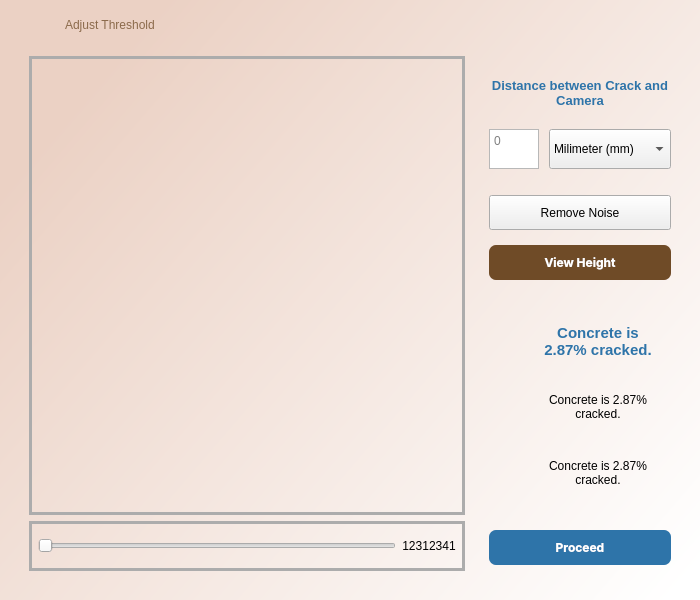
<?xml version="1.0" encoding="UTF-8"?>
<ui version="4.0">
 <class>Dialog</class>
 <widget class="QDialog" name="Dialog">
  <property name="geometry">
   <rect>
    <x>0</x>
    <y>0</y>
    <width>700</width>
    <height>600</height>
   </rect>
  </property>
  <property name="minimumSize">
   <size>
    <width>700</width>
    <height>600</height>
   </size>
  </property>
  <property name="maximumSize">
   <size>
    <width>700</width>
    <height>600</height>
   </size>
  </property>
  <property name="windowTitle">
   <string>Dialog</string>
  </property>
  <property name="styleSheet">
   <string notr="true">#Dialog{
background-color: qlineargradient(spread:pad, x1:0.045, y1:0.261, x2:0.988636, y2:0.955, stop:0 rgba(235, 209, 196, 255), stop:1 rgba(255, 255, 255, 255));
width: fit-content;
                                heigth: fit-content;
                                 block-size: fit-content;
} </string>
  </property>
  <layout class="QVBoxLayout" name="verticalLayout">
   <property name="topMargin">
    <number>0</number>
   </property>
   <item>
    <widget class="QWidget" name="widget_2" native="true">
     <property name="minimumSize">
      <size>
       <width>0</width>
       <height>50</height>
      </size>
     </property>
     <property name="maximumSize">
      <size>
       <width>16777215</width>
       <height>50</height>
      </size>
     </property>
     <layout class="QHBoxLayout" name="horizontalLayout_5">
      <property name="topMargin">
       <number>0</number>
      </property>
      <property name="rightMargin">
       <number>0</number>
      </property>
      <property name="bottomMargin">
       <number>0</number>
      </property>
      <item>
       <widget class="QLabel" name="label_5">
        <property name="minimumSize">
         <size>
          <width>30</width>
          <height>30</height>
         </size>
        </property>
        <property name="maximumSize">
         <size>
          <width>30</width>
          <height>30</height>
         </size>
        </property>
        <property name="styleSheet">
         <string notr="true"/>
        </property>
        <property name="text">
         <string/>
        </property>
        <property name="pixmap">
         <pixmap resource="../images/images.qrc">:/images/slider_1.png</pixmap>
        </property>
        <property name="scaledContents">
         <bool>true</bool>
        </property>
        <property name="alignment">
         <set>Qt::AlignBottom|Qt::AlignLeading|Qt::AlignLeft</set>
        </property>
        <property name="wordWrap">
         <bool>false</bool>
        </property>
        <property name="margin">
         <number>0</number>
        </property>
        <property name="indent">
         <number>23</number>
        </property>
        <property name="openExternalLinks">
         <bool>false</bool>
        </property>
       </widget>
      </item>
      <item>
       <widget class="QWidget" name="widget_7" native="true">
        <property name="minimumSize">
         <size>
          <width>0</width>
          <height>40</height>
         </size>
        </property>
        <property name="maximumSize">
         <size>
          <width>16777215</width>
          <height>40</height>
         </size>
        </property>
        <property name="styleSheet">
         <string notr="true"/>
        </property>
        <layout class="QHBoxLayout" name="horizontalLayout_6" stretch="0,0">
         <property name="spacing">
          <number>9</number>
         </property>
         <property name="leftMargin">
          <number>9</number>
         </property>
         <property name="topMargin">
          <number>0</number>
         </property>
         <property name="rightMargin">
          <number>0</number>
         </property>
         <property name="bottomMargin">
          <number>0</number>
         </property>
         <item>
          <widget class="QLabel" name="label">
           <property name="styleSheet">
            <string notr="true">#label{
	font: 200 17pt &quot;Segoe UI Black&quot;;
    color: rgba(111, 75, 39, 0.77);}</string>
           </property>
           <property name="text">
            <string>Adjust Threshold</string>
           </property>
           <property name="alignment">
            <set>Qt::AlignLeading|Qt::AlignLeft|Qt::AlignVCenter</set>
           </property>
          </widget>
         </item>
         <item>
          <widget class="QPushButton" name="exit">
           <property name="minimumSize">
            <size>
             <width>30</width>
             <height>30</height>
            </size>
           </property>
           <property name="maximumSize">
            <size>
             <width>30</width>
             <height>30</height>
            </size>
           </property>
           <property name="text">
            <string/>
           </property>
           <property name="icon">
            <iconset resource="../images/images.qrc">
             <normaloff>:/images/exit.png</normaloff>:/images/exit.png</iconset>
           </property>
           <property name="flat">
            <bool>true</bool>
           </property>
          </widget>
         </item>
        </layout>
       </widget>
      </item>
     </layout>
    </widget>
   </item>
   <item>
    <widget class="QWidget" name="widget" native="true">
     <layout class="QHBoxLayout" name="horizontalLayout_4">
      <property name="topMargin">
       <number>0</number>
      </property>
      <item>
       <widget class="QWidget" name="widget_6" native="true">
        <property name="sizePolicy">
         <sizepolicy hsizetype="Preferred" vsizetype="Preferred">
          <horstretch>0</horstretch>
          <verstretch>0</verstretch>
         </sizepolicy>
        </property>
        <property name="minimumSize">
         <size>
          <width>393</width>
          <height>0</height>
         </size>
        </property>
        <property name="maximumSize">
         <size>
          <width>16777215</width>
          <height>16777215</height>
         </size>
        </property>
        <property name="styleSheet">
         <string notr="true"/>
        </property>
        <layout class="QVBoxLayout" name="verticalLayout_6">
         <property name="topMargin">
          <number>0</number>
         </property>
         <item>
          <widget class="QWidget" name="widget_8" native="true">
           <property name="styleSheet">
            <string notr="true">#widget_8{
	
border: 3px solid white;
border-color: rgb(172, 172, 172);;
}</string>
           </property>
           <layout class="QVBoxLayout" name="verticalLayout_8">
            <item>
             <widget class="QLabel" name="imageLabel">
              <property name="cursor">
               <cursorShape>CrossCursor</cursorShape>
              </property>
              <property name="styleSheet">
               <string notr="true"/>
              </property>
              <property name="text">
               <string/>
              </property>
              <property name="pixmap">
               <pixmap resource="../images/images.qrc">:/images/img.png</pixmap>
              </property>
              <property name="alignment">
               <set>Qt::AlignCenter</set>
              </property>
             </widget>
            </item>
           </layout>
          </widget>
         </item>
         <item>
          <widget class="QWidget" name="widget_9" native="true">
           <property name="maximumSize">
            <size>
             <width>16777215</width>
             <height>50</height>
            </size>
           </property>
           <property name="styleSheet">
            <string notr="true">#widget_9{
border: 3px solid white;
border-color: rgb(172, 172, 172);;
}</string>
           </property>
           <layout class="QHBoxLayout" name="horizontalLayout_3">
            <item>
             <widget class="QSlider" name="threshold_slider">
              <property name="orientation">
               <enum>Qt::Horizontal</enum>
              </property>
             </widget>
            </item>
            <item>
             <widget class="QLabel" name="thresholderNum">
              <property name="text">
               <string>12312341</string>
              </property>
              <property name="alignment">
               <set>Qt::AlignCenter</set>
              </property>
              <property name="margin">
               <number>2</number>
              </property>
             </widget>
            </item>
           </layout>
          </widget>
         </item>
        </layout>
       </widget>
      </item>
      <item>
       <widget class="QWidget" name="widget_3" native="true">
        <property name="minimumSize">
         <size>
          <width>0</width>
          <height>0</height>
         </size>
        </property>
        <property name="maximumSize">
         <size>
          <width>200</width>
          <height>500</height>
         </size>
        </property>
        <property name="styleSheet">
         <string notr="true"/>
        </property>
        <layout class="QVBoxLayout" name="verticalLayout_7">
         <property name="topMargin">
          <number>0</number>
         </property>
         <property name="bottomMargin">
          <number>0</number>
         </property>
         <item>
          <widget class="QLabel" name="label_2">
           <property name="maximumSize">
            <size>
             <width>16777215</width>
             <height>50</height>
            </size>
           </property>
           <property name="styleSheet">
            <string notr="true">#label_2{
	
color: #2E74A9;
font: bold;
font-size: 13px;
border-bottom-color: rgb(172, 172, 172);;
}</string>
           </property>
           <property name="text">
            <string>Distance between Crack and Camera</string>
           </property>
           <property name="textFormat">
            <enum>Qt::PlainText</enum>
           </property>
           <property name="alignment">
            <set>Qt::AlignCenter</set>
           </property>
           <property name="wordWrap">
            <bool>true</bool>
           </property>
          </widget>
         </item>
         <item>
          <widget class="QWidget" name="widget_10" native="true">
           <property name="maximumSize">
            <size>
             <width>16777215</width>
             <height>50</height>
            </size>
           </property>
           <layout class="QHBoxLayout" name="horizontalLayout_2">
            <property name="spacing">
             <number>10</number>
            </property>
            <property name="leftMargin">
             <number>0</number>
            </property>
            <property name="topMargin">
             <number>0</number>
            </property>
            <property name="rightMargin">
             <number>0</number>
            </property>
            <property name="bottomMargin">
             <number>0</number>
            </property>
            <item>
             <widget class="QTextEdit" name="NumOfDistance">
              <property name="enabled">
               <bool>true</bool>
              </property>
              <property name="minimumSize">
               <size>
                <width>0</width>
                <height>40</height>
               </size>
              </property>
              <property name="maximumSize">
               <size>
                <width>50</width>
                <height>40</height>
               </size>
              </property>
              <property name="acceptDrops">
               <bool>true</bool>
              </property>
              <property name="layoutDirection">
               <enum>Qt::LeftToRight</enum>
              </property>
              <property name="autoFillBackground">
               <bool>false</bool>
              </property>
              <property name="styleSheet">
               <string notr="true">#distanceNum{
font-size:18px;
text-allign:center;
border:1px solid grey;
}</string>
              </property>
              <property name="lineWidth">
               <number>0</number>
              </property>
              <property name="verticalScrollBarPolicy">
               <enum>Qt::ScrollBarAlwaysOff</enum>
              </property>
              <property name="sizeAdjustPolicy">
               <enum>QAbstractScrollArea::AdjustIgnored</enum>
              </property>
              <property name="lineWrapMode">
               <enum>QTextEdit::NoWrap</enum>
              </property>
              <property name="readOnly">
               <bool>false</bool>
              </property>
              <property name="html">
               <string notr="true">&lt;!DOCTYPE HTML PUBLIC &quot;-//W3C//DTD HTML 4.0//EN&quot; &quot;http://www.w3.org/TR/REC-html40/strict.dtd&quot;&gt;
&lt;html&gt;&lt;head&gt;&lt;meta name=&quot;qrichtext&quot; content=&quot;1&quot; /&gt;&lt;meta charset=&quot;utf-8&quot; /&gt;&lt;style type=&quot;text/css&quot;&gt;
p, li { white-space: pre-wrap; }
hr { height: 1px; border-width: 0; }
li.unchecked::marker { content: &quot;\2610&quot;; }
li.checked::marker { content: &quot;\2612&quot;; }
&lt;/style&gt;&lt;/head&gt;&lt;body style=&quot; font-family:'Segoe UI'; font-size:9pt; font-weight:400; font-style:normal;&quot;&gt;
&lt;p style=&quot;-qt-paragraph-type:empty; margin-top:0px; margin-bottom:0px; margin-left:0px; margin-right:0px; -qt-block-indent:0; text-indent:0px; font-size:18px;&quot;&gt;&lt;br /&gt;&lt;/p&gt;&lt;/body&gt;&lt;/html&gt;</string>
              </property>
              <property name="placeholderText">
               <string>0</string>
              </property>
             </widget>
            </item>
            <item>
             <widget class="QComboBox" name="units">
              <property name="minimumSize">
               <size>
                <width>0</width>
                <height>40</height>
               </size>
              </property>
              <property name="maximumSize">
               <size>
                <width>16777215</width>
                <height>40</height>
               </size>
              </property>
              <item>
               <property name="text">
                <string>Milimeter (mm)</string>
               </property>
              </item>
              <item>
               <property name="text">
                <string>Centimeter (cm)</string>
               </property>
              </item>
              <item>
               <property name="text">
                <string>Meter (m)</string>
               </property>
              </item>
              <item>
               <property name="text">
                <string>Foot (ft)</string>
               </property>
              </item>
              <item>
               <property name="text">
                <string>Yard (yd)</string>
               </property>
              </item>
              <item>
               <property name="text">
                <string>Inch (in)</string>
               </property>
              </item>
             </widget>
            </item>
           </layout>
          </widget>
         </item>
         <item>
          <widget class="QWidget" name="widget_4" native="true">
           <property name="minimumSize">
            <size>
             <width>0</width>
             <height>0</height>
            </size>
           </property>
           <property name="maximumSize">
            <size>
             <width>307</width>
             <height>120</height>
            </size>
           </property>
           <property name="sizeIncrement">
            <size>
             <width>0</width>
             <height>0</height>
            </size>
           </property>
           <layout class="QVBoxLayout" name="verticalLayout_2">
            <property name="spacing">
             <number>0</number>
            </property>
            <property name="leftMargin">
             <number>0</number>
            </property>
            <property name="topMargin">
             <number>0</number>
            </property>
            <property name="rightMargin">
             <number>0</number>
            </property>
            <property name="bottomMargin">
             <number>0</number>
            </property>
            <item>
             <widget class="QPushButton" name="removeNoise">
              <property name="sizePolicy">
               <sizepolicy hsizetype="Minimum" vsizetype="Minimum">
                <horstretch>0</horstretch>
                <verstretch>0</verstretch>
               </sizepolicy>
              </property>
              <property name="minimumSize">
               <size>
                <width>0</width>
                <height>35</height>
               </size>
              </property>
              <property name="maximumSize">
               <size>
                <width>400</width>
                <height>35</height>
               </size>
              </property>
              <property name="styleSheet">
               <string notr="true">#remove{
font-weight:bold;
color: white;
background-color: #6F4B27;
font-family: Inter;
border-top-left-radius: 7px;
border-top-right-radius:7px;
border-bottom-left-radius: 7px;
border-bottom-right-radius: 7px;
text-align: center;
}
#remove:hover{
color: rgb(144,115,87);
border : 3px solid rgb(144,115,87);
background-color: white;
}
</string>
              </property>
              <property name="text">
               <string>Remove Noise</string>
              </property>
             </widget>
            </item>
            <item>
             <widget class="QPushButton" name="height">
              <property name="sizePolicy">
               <sizepolicy hsizetype="Minimum" vsizetype="Minimum">
                <horstretch>0</horstretch>
                <verstretch>0</verstretch>
               </sizepolicy>
              </property>
              <property name="minimumSize">
               <size>
                <width>68</width>
                <height>35</height>
               </size>
              </property>
              <property name="maximumSize">
               <size>
                <width>16777215</width>
                <height>35</height>
               </size>
              </property>
              <property name="styleSheet">
               <string notr="true">#height{
font-weight:bold;
color: white;
background-color: #6F4B27;
font-family: Inter;
border-top-left-radius: 7px;
border-top-right-radius:7px;
border-bottom-left-radius: 7px;
border-bottom-right-radius: 7px;
text-align: center;
}
#height:hover{
color: rgb(144,115,87);
border : 3px solid rgb(144,115,87);
background-color: white;
}
</string>
              </property>
              <property name="text">
               <string>View Height</string>
              </property>
             </widget>
            </item>
           </layout>
          </widget>
         </item>
         <item>
          <widget class="QWidget" name="widget_11" native="true">
           <layout class="QVBoxLayout" name="verticalLayout_4">
            <item>
             <widget class="QWidget" name="widget_14" native="true">
              <property name="minimumSize">
               <size>
                <width>0</width>
                <height>60</height>
               </size>
              </property>
              <layout class="QHBoxLayout" name="horizontalLayout_12">
               <item>
                <widget class="QLabel" name="i">
                 <property name="minimumSize">
                  <size>
                   <width>30</width>
                   <height>30</height>
                  </size>
                 </property>
                 <property name="maximumSize">
                  <size>
                   <width>30</width>
                   <height>30</height>
                  </size>
                 </property>
                 <property name="styleSheet">
                  <string notr="true"/>
                 </property>
                 <property name="text">
                  <string/>
                 </property>
                 <property name="pixmap">
                  <pixmap resource="../images/images.qrc">:/images/i.png</pixmap>
                 </property>
                 <property name="scaledContents">
                  <bool>true</bool>
                 </property>
                 <property name="alignment">
                  <set>Qt::AlignCenter</set>
                 </property>
                 <property name="wordWrap">
                  <bool>true</bool>
                 </property>
                </widget>
               </item>
               <item>
                <widget class="QLabel" name="concretecracked">
                 <property name="styleSheet">
                  <string notr="true">#concretecracked{
color: #2E74A9;
font: bold;
font-size: 15px;
}</string>
                 </property>
                 <property name="text">
                  <string>Concrete is 2.87% cracked.</string>
                 </property>
                 <property name="alignment">
                  <set>Qt::AlignCenter</set>
                 </property>
                 <property name="wordWrap">
                  <bool>true</bool>
                 </property>
                </widget>
               </item>
              </layout>
             </widget>
            </item>
            <item>
             <widget class="QWidget" name="widget_15" native="true">
              <property name="minimumSize">
               <size>
                <width>0</width>
                <height>60</height>
               </size>
              </property>
              <layout class="QHBoxLayout" name="horizontalLayout_13">
               <item>
                <widget class="QLabel" name="i_2">
                 <property name="minimumSize">
                  <size>
                   <width>30</width>
                   <height>30</height>
                  </size>
                 </property>
                 <property name="maximumSize">
                  <size>
                   <width>30</width>
                   <height>30</height>
                  </size>
                 </property>
                 <property name="styleSheet">
                  <string notr="true"/>
                 </property>
                 <property name="text">
                  <string/>
                 </property>
                 <property name="pixmap">
                  <pixmap resource="../images/images.qrc">:/images/i.png</pixmap>
                 </property>
                 <property name="scaledContents">
                  <bool>true</bool>
                 </property>
                 <property name="alignment">
                  <set>Qt::AlignCenter</set>
                 </property>
                 <property name="wordWrap">
                  <bool>true</bool>
                 </property>
                </widget>
               </item>
               <item>
                <widget class="QLabel" name="concretecracked_2">
                 <property name="styleSheet">
                  <string notr="true">#concretecracked{
color: #2E74A9;
font: bold;
font-size: 15px;
}</string>
                 </property>
                 <property name="text">
                  <string>Concrete is 2.87% cracked.</string>
                 </property>
                 <property name="alignment">
                  <set>Qt::AlignCenter</set>
                 </property>
                 <property name="wordWrap">
                  <bool>true</bool>
                 </property>
                </widget>
               </item>
              </layout>
             </widget>
            </item>
            <item>
             <widget class="QWidget" name="widget_16" native="true">
              <property name="minimumSize">
               <size>
                <width>0</width>
                <height>60</height>
               </size>
              </property>
              <layout class="QHBoxLayout" name="horizontalLayout_14">
               <item>
                <widget class="QLabel" name="i_3">
                 <property name="minimumSize">
                  <size>
                   <width>30</width>
                   <height>30</height>
                  </size>
                 </property>
                 <property name="maximumSize">
                  <size>
                   <width>30</width>
                   <height>30</height>
                  </size>
                 </property>
                 <property name="styleSheet">
                  <string notr="true"/>
                 </property>
                 <property name="text">
                  <string/>
                 </property>
                 <property name="pixmap">
                  <pixmap resource="../images/images.qrc">:/images/i.png</pixmap>
                 </property>
                 <property name="scaledContents">
                  <bool>true</bool>
                 </property>
                 <property name="alignment">
                  <set>Qt::AlignCenter</set>
                 </property>
                 <property name="wordWrap">
                  <bool>true</bool>
                 </property>
                </widget>
               </item>
               <item>
                <widget class="QLabel" name="concretecracked_3">
                 <property name="styleSheet">
                  <string notr="true">#concretecracked{
color: #2E74A9;
font: bold;
font-size: 15px;
}</string>
                 </property>
                 <property name="text">
                  <string>Concrete is 2.87% cracked.</string>
                 </property>
                 <property name="alignment">
                  <set>Qt::AlignCenter</set>
                 </property>
                 <property name="wordWrap">
                  <bool>true</bool>
                 </property>
                </widget>
               </item>
              </layout>
             </widget>
            </item>
           </layout>
          </widget>
         </item>
         <item>
          <widget class="QWidget" name="widget_5" native="true">
           <property name="minimumSize">
            <size>
             <width>0</width>
             <height>50</height>
            </size>
           </property>
           <property name="maximumSize">
            <size>
             <width>16777215</width>
             <height>50</height>
            </size>
           </property>
           <layout class="QVBoxLayout" name="verticalLayout_3">
            <property name="leftMargin">
             <number>0</number>
            </property>
            <property name="rightMargin">
             <number>0</number>
            </property>
            <property name="bottomMargin">
             <number>0</number>
            </property>
            <item>
             <widget class="QPushButton" name="proceed">
              <property name="sizePolicy">
               <sizepolicy hsizetype="Minimum" vsizetype="Minimum">
                <horstretch>0</horstretch>
                <verstretch>0</verstretch>
               </sizepolicy>
              </property>
              <property name="minimumSize">
               <size>
                <width>0</width>
                <height>35</height>
               </size>
              </property>
              <property name="maximumSize">
               <size>
                <width>400</width>
                <height>35</height>
               </size>
              </property>
              <property name="styleSheet">
               <string notr="true">#proceed{
font-weight:bold;
color: white;
background-color: #2E74A9;
font-family: Inter;
border-top-left-radius: 7px;
border-top-right-radius: 7px;
border-bottom-left-radius: 7px;
border-bottom-right-radius: 7px;
text-align: center;
}
#proceed:hover{
color: #2E74A9;
border : 3px solid #2E74A9;
background-color: white;
}
</string>
              </property>
              <property name="text">
               <string>Proceed</string>
              </property>
             </widget>
            </item>
           </layout>
          </widget>
         </item>
        </layout>
       </widget>
      </item>
     </layout>
    </widget>
   </item>
  </layout>
 </widget>
 <resources>
  <include location="images/images.qrc"/>
  <include location="../images/images.qrc"/>
 </resources>
 <connections/>
</ui>
